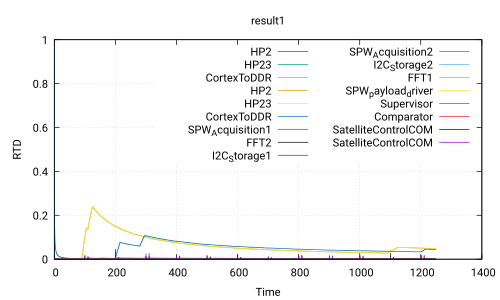

This figure's gnuplot source:
 set title 'result1'
 set ylabel 'RTD'
 set xlabel 'Time'
 set grid
 set term pdf
 set output 'Use_case_DoubleCamera_Safety.ATIPPIC.executable280.0_20.0.pdf'
 plot 'Use_case_DoubleCamera_Safety.ATIPPIC.executable280.0_20.0.csv' using 1:2 with lines title 'HP2','Use_case_DoubleCamera_Safety.ATIPPIC.executable280.0_20.0.csv' using 1:3 with lines title 'HP23','Use_case_DoubleCamera_Safety.ATIPPIC.executable280.0_20.0.csv' using 1:4 with lines title 'CortexToDDR','Use_case_DoubleCamera_Safety.ATIPPIC.executable280.0_20.0.csv' using 1:5 with lines title 'HP2','Use_case_DoubleCamera_Safety.ATIPPIC.executable280.0_20.0.csv' using 1:6 with lines title 'HP23','Use_case_DoubleCamera_Safety.ATIPPIC.executable280.0_20.0.csv' using 1:7 with lines title 'CortexToDDR','Use_case_DoubleCamera_Safety.ATIPPIC.executable280.0_20.0.csv' using 1:8 with lines title 'SPW_Acquisition1','Use_case_DoubleCamera_Safety.ATIPPIC.executable280.0_20.0.csv' using 1:9 with lines title 'FFT2','Use_case_DoubleCamera_Safety.ATIPPIC.executable280.0_20.0.csv' using 1:10 with lines title 'I2C_Storage1','Use_case_DoubleCamera_Safety.ATIPPIC.executable280.0_20.0.csv' using 1:11 with lines title 'SPW_Acquisition2','Use_case_DoubleCamera_Safety.ATIPPIC.executable280.0_20.0.csv' using 1:12 with lines title 'I2C_Storage2','Use_case_DoubleCamera_Safety.ATIPPIC.executable280.0_20.0.csv' using 1:13 with lines title 'FFT1','Use_case_DoubleCamera_Safety.ATIPPIC.executable280.0_20.0.csv' using 1:14 with lines title 'SPW_payload_driver','Use_case_DoubleCamera_Safety.ATIPPIC.executable280.0_20.0.csv' using 1:15 with lines title 'Supervisor','Use_case_DoubleCamera_Safety.ATIPPIC.executable280.0_20.0.csv' using 1:16 with lines title 'Comparator','Use_case_DoubleCamera_Safety.ATIPPIC.executable280.0_20.0.csv' using 1:17 with lines title 'SatelliteControlCOM','Use_case_DoubleCamera_Safety.ATIPPIC.executable280.0_20.0.csv' using 1:18 with lines title 'SatelliteControlCOM'
